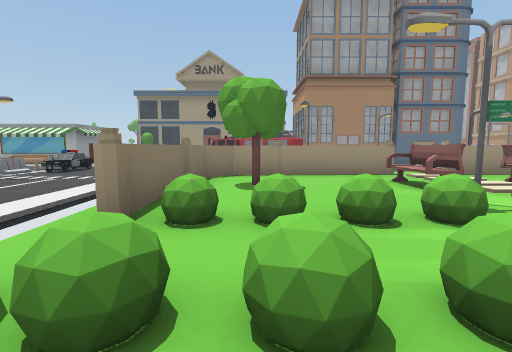
View 1 (above)

24 first-person views from a walk through a Unity game level. The camera is 1.4 m above the floor, tilts 6° down and sees 85° across. The floor is counted in squares, 2 m on a side. Each view is taken from the middle of a square. On the plan, view 1 faces up. The plan holds only what a view shows up to about 9 squares ahead; the rest is blank. The place goes on beyond the plan.

View 2
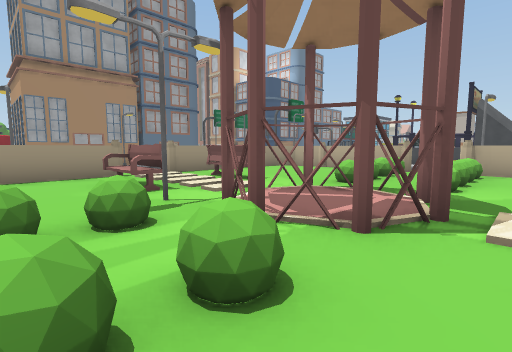

View 3
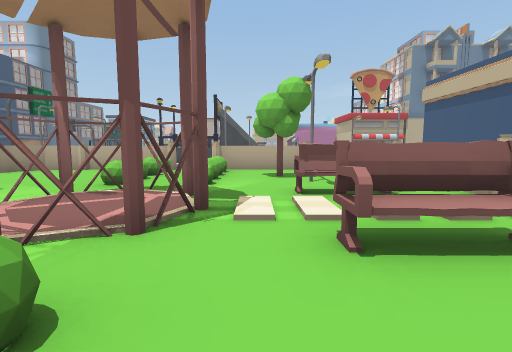

View 4
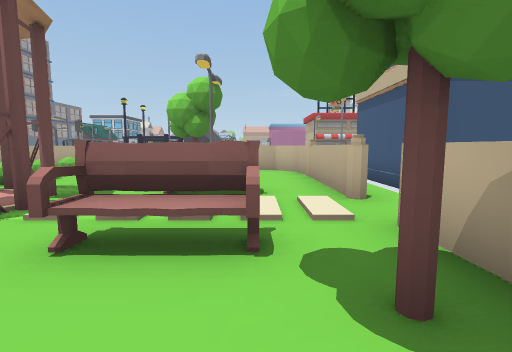

View 5
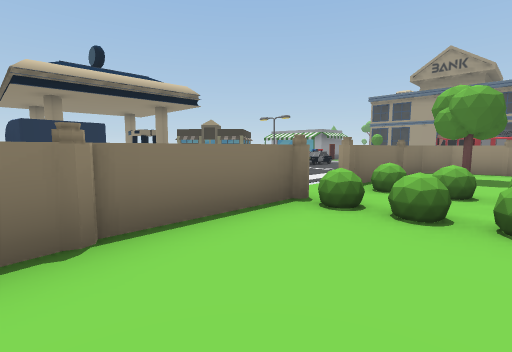

View 6
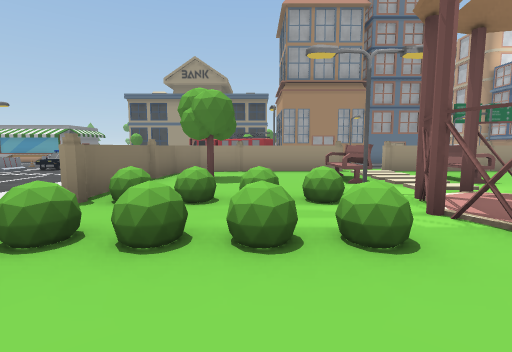

View 7
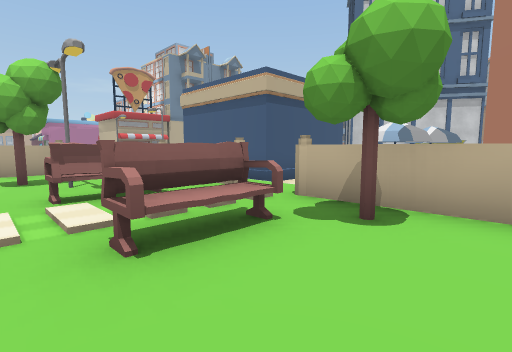

View 8
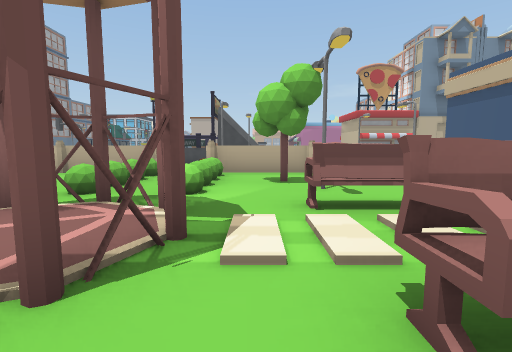

View 9
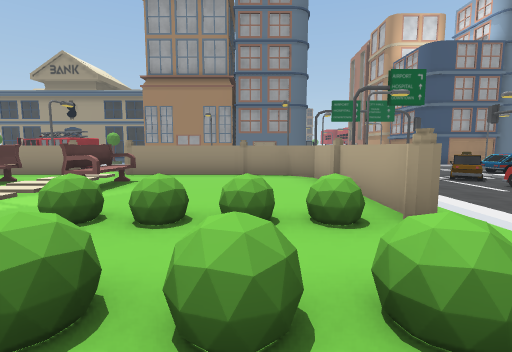

View 10
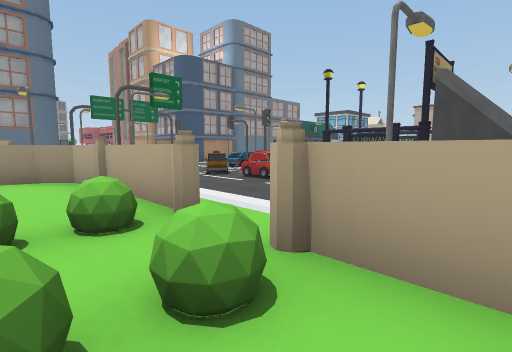

View 11
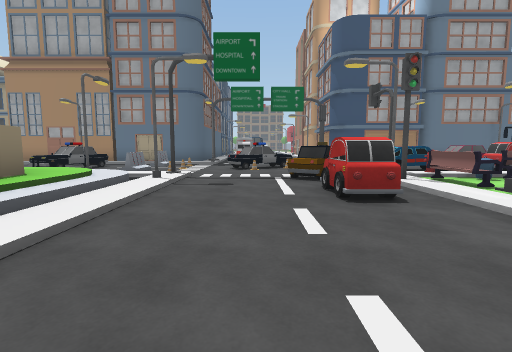

View 12
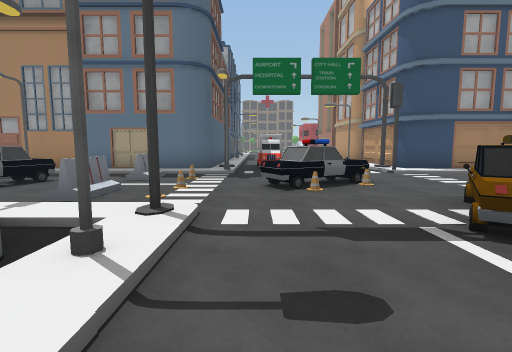

View 13
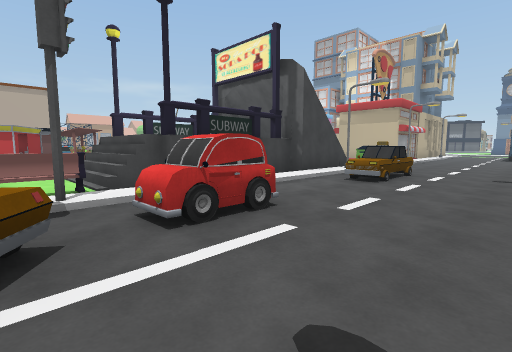

View 14
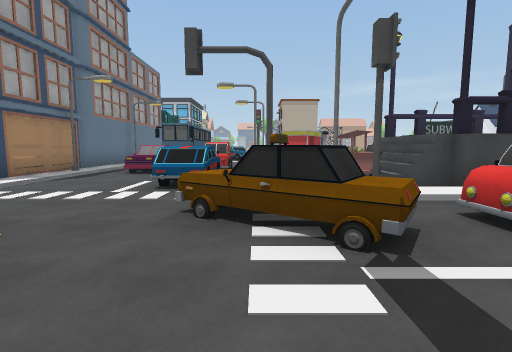

View 15
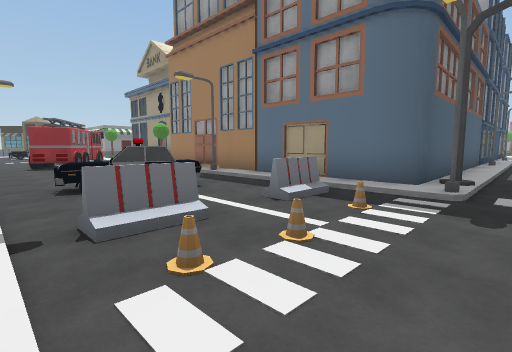

View 16
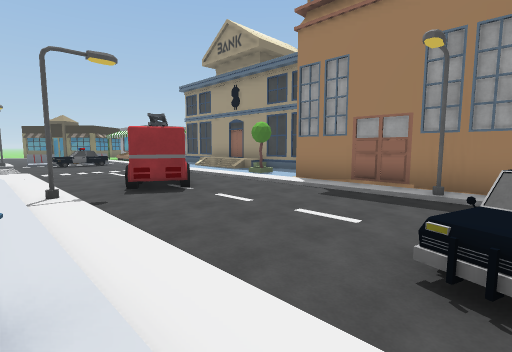

View 17
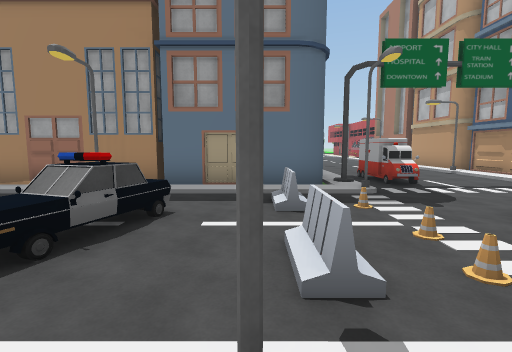

View 18
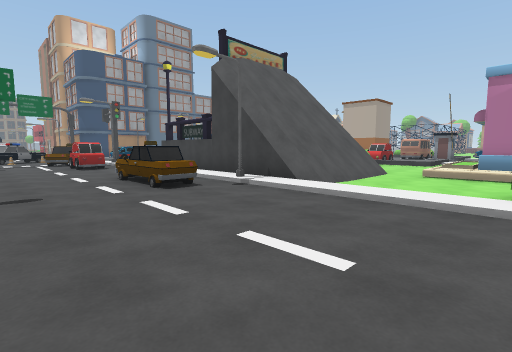

View 19
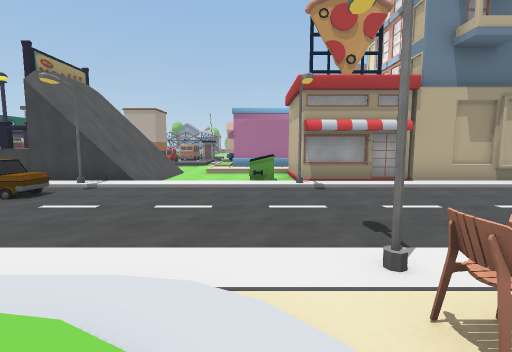

View 20
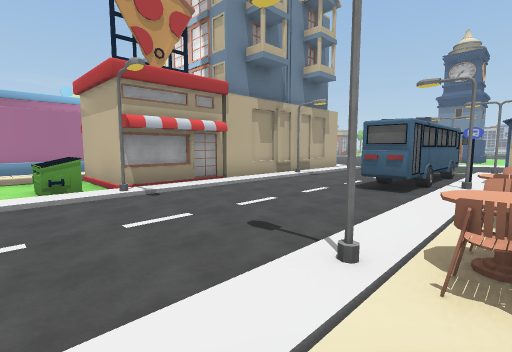

View 21
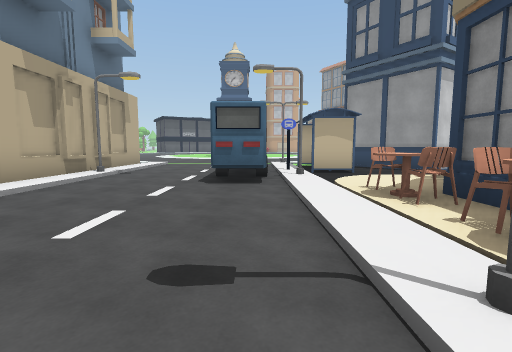

View 22
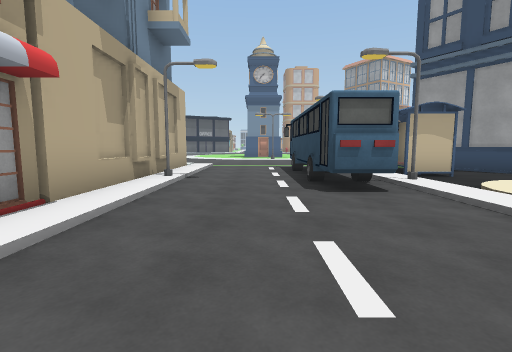

View 23
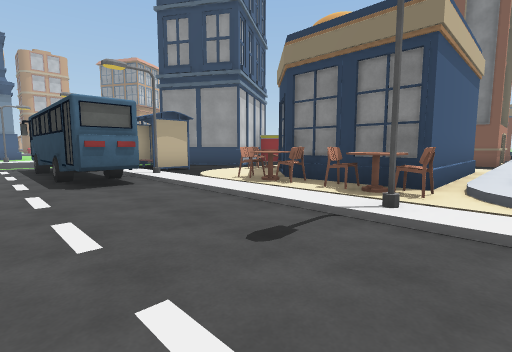

View 24
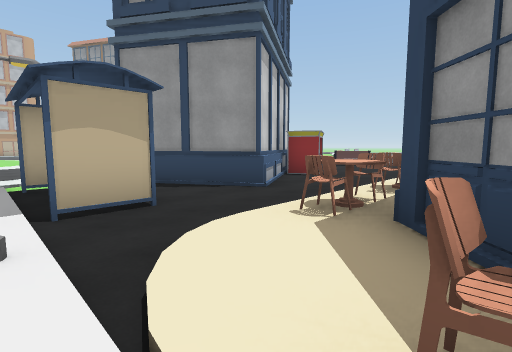

### Floor plan
Key: @ floor where view 1 was taken; # wall or solid block; x gap in a wall; . main floor; : floor 0.25 m higher than the main floor; + floor 0.5 m higher than the main floor; / step, stairs or slope; = window, fence, low wall or low ledge; ^ raised ledge; O other object.
Columns run from 8 left of view 1 to 22 right of it. Each row starts with its distance up from view 1.
 18                   #..
 17                   #..  ..#
 16                   #.OO...#
 15                #  ##OO..##
 14         ///###O####O....O##O##
 13         ..........O...........
 12          ......OO.OO..O.....OO
 11      ... OO....O...OOOO...O
 10     .....O.....O..OO.O.O.OO OO
  9 O...//////O//////O//...OOO//O
  8  ... .////////O////O..OOOOOOO O
  7  .../  #####+#####//...OOO..  O
  6   ../. #+++++++++#//..OO.x//OO
  5    ./. ##++^+^+++##......#
  4     /./#++++++++++#......=  #
  3      ./#xxxO##xxx##......#  x
  2       /++++###++++//...O.#
  1        #xxx###x==##O..OO./
  0        #@+++++++++# ....O/
 -1        #+++^+^+O++# .....///=..
 -2        #+++^+^+++##.........///
 -3          ###+#####//........:#
 -4             ////////.....O..:#
 -5             /:####^O....O#####
 -6              :#  #^......#
 -7            OO    #^......#
 -8                 ##^......#
 -9            O  ###::.O....#
-10            O /^/^//OOO...#
-11           ..........OO..O#
-12           .....#.OO.OO...#
-13            OO###.O+.OO...#
-14             ## ##OO OO...#

Positions as (right, up) in squares from view 1, and headings:
1: (0, 0), facing up
2: (1, 0), facing up-right
3: (1, 0), facing right
4: (1, -2), facing right
5: (1, -2), facing up-left
6: (1, -1), facing up
7: (1, 0), facing down-right
8: (2, 0), facing right
9: (8, 0), facing up
10: (8, 0), facing up-right
11: (13, 2), facing up
12: (12, 6), facing up
13: (12, 8), facing down-right
14: (12, 9), facing right
15: (12, 9), facing up-left
16: (7, 8), facing up-left
17: (9, 8), facing up
18: (12, -4), facing up-right
19: (9, -4), facing right
20: (10, -3), facing down-right
21: (12, -4), facing down
22: (14, -5), facing down
23: (14, -4), facing down-left
24: (11, -8), facing down-left
